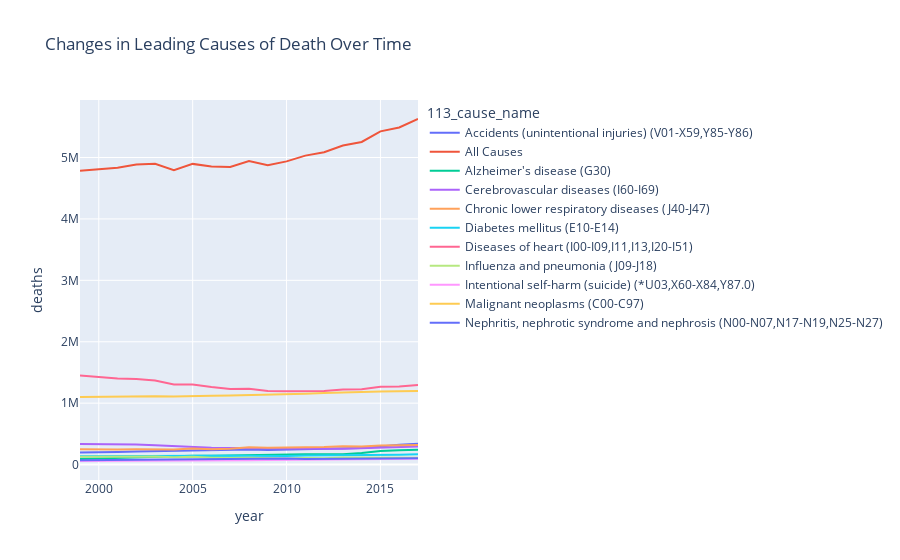

Notebook code for this chart:
### Markdown cell above
9. Shifts in Leading Causes of Death Over Time

### Code cell
top_causes_by_year = df.groupby(["year", "113_cause_name"])["deaths"].sum().reset_index()
fig = px.line(top_causes_by_year, x="year", y="deaths", color="113_cause_name",
              title="Changes in Leading Causes of Death Over Time")
fig.show()

### Figure 1 — Plotly figure (JSON) as saved in the notebook; plotly's stock layout.template omitted (floating-point values rounded to 4 significant figures)
{"data": [{"hovertemplate": "113_cause_name=Accidents (unintentional injuries) (V01-X59,Y85-Y86)<br>year=%{x}<br>deaths=%{y}<extra></extra>", "legendgroup": "Accidents (unintentional injuries) (V01-X59,Y85-Y86)", "line": {"color": "#636efa", "dash": "solid"}, "marker": {"symbol": "circle"}, "mode": "lines", "name": "Accidents (unintentional injuries) (V01-X59,Y85-Y86)", "orientation": "v", "showlegend": true, "type": "scatter", "x": [1999, 2000, 2001, 2002, 2003, 2004, 2005, 2006, 2007, 2008, 2009, 2010, 2011, 2012, 2013, 2014, 2015, 2016, 2017], "xaxis": "x", "y": [195720, 195800, 203074, 213484, 218554, 224024, 235618, 243198, 247412, 243804, 236042, 241718, 252876, 255584, 261114, 271856, 293142, 322748, 339872], "yaxis": "y"}, {"hovertemplate": "113_cause_name=All Causes<br>year=%{x}<br>deaths=%{y}<extra></extra>", "legendgroup": "All Causes", "line": {"color": "#EF553B", "dash": "solid"}, "marker": {"symbol": "circle"}, "mode": "lines", "name": "All Causes", "orientation": "v", "showlegend": true, "type": "scatter", "x": [1999, 2000, 2001, 2002, 2003, 2004, 2005, 2006, 2007, 2008, 2009, 2010, 2011, 2012, 2013, 2014, 2015, 2016, 2017], "xaxis": "x", "y": [4782798, 4806702, 4832850, 4886774, 4896576, 4795230, 4896034, 4852528, 4847424, 4943968, 4874326, 4936870, 5030916, 5086558, 5193986, 5252836, 5425260, 5488496, 5627006], "yaxis": "y"}, {"hovertemplate": "113_cause_name=Alzheimer's disease (G30)<br>year=%{x}<br>deaths=%{y}<extra></extra>", "legendgroup": "Alzheimer's disease (G30)", "line": {"color": "#00cc96", "dash": "solid"}, "marker": {"symbol": "circle"}, "mode": "lines", "name": "Alzheimer's disease (G30)", "orientation": "v", "showlegend": true, "type": "scatter", "x": [1999, 2000, 2001, 2002, 2003, 2004, 2005, 2006, 2007, 2008, 2009, 2010, 2011, 2012, 2013, 2014, 2015, 2016, 2017], "xaxis": "x", "y": [89072, 99116, 107704, 117732, 126914, 131930, 143198, 144864, 149264, 164870, 158006, 166988, 169948, 167274, 169534, 187082, 221122, 232206, 242808], "yaxis": "y"}, {"hovertemplate": "113_cause_name=Cerebrovascular diseases (I60-I69)<br>year=%{x}<br>deaths=%{y}<extra></extra>", "legendgroup": "Cerebrovascular diseases (I60-I69)", "line": {"color": "#ab63fa", "dash": "solid"}, "marker": {"symbol": "circle"}, "mode": "lines", "name": "Cerebrovascular diseases (I60-I69)", "orientation": "v", "showlegend": true, "type": "scatter", "x": [1999, 2000, 2001, 2002, 2003, 2004, 2005, 2006, 2007, 2008, 2009, 2010, 2011, 2012, 2013, 2014, 2015, 2016, 2017], "xaxis": "x", "y": [334732, 335322, 327076, 325344, 315378, 300148, 287158, 274238, 271904, 268296, 257684, 258952, 257864, 257092, 257956, 266206, 280646, 284284, 292766], "yaxis": "y"}, {"hovertemplate": "113_cause_name=Chronic lower respiratory diseases (J40-J47)<br>year=%{x}<br>deaths=%{y}<extra></extra>", "legendgroup": "Chronic lower respiratory diseases (J40-J47)", "line": {"color": "#FFA15A", "dash": "solid"}, "marker": {"symbol": "circle"}, "mode": "lines", "name": "Chronic lower respiratory diseases (J40-J47)", "orientation": "v", "showlegend": true, "type": "scatter", "x": [1999, 2000, 2001, 2002, 2003, 2004, 2005, 2006, 2007, 2008, 2009, 2010, 2011, 2012, 2013, 2014, 2015, 2016, 2017], "xaxis": "x", "y": [248362, 244018, 246026, 249632, 252764, 243974, 261866, 249166, 255848, 282180, 274706, 276160, 285886, 286978, 298410, 294202, 310082, 309192, 320402], "yaxis": "y"}, {"hovertemplate": "113_cause_name=Diabetes mellitus (E10-E14)<br>year=%{x}<br>deaths=%{y}<extra></extra>", "legendgroup": "Diabetes mellitus (E10-E14)", "line": {"color": "#19d3f3", "dash": "solid"}, "marker": {"symbol": "circle"}, "mode": "lines", "name": "Diabetes mellitus (E10-E14)", "orientation": "v", "showlegend": true, "type": "scatter", "x": [1999, 2000, 2001, 2002, 2003, 2004, 2005, 2006, 2007, 2008, 2009, 2010, 2011, 2012, 2013, 2014, 2015, 2016, 2017], "xaxis": "x", "y": [136798, 138602, 142744, 146498, 148438, 146276, 150238, 144898, 142764, 141106, 137410, 138142, 147662, 147864, 151156, 152976, 159070, 160116, 167128], "yaxis": "y"}, {"hovertemplate": "113_cause_name=Diseases of heart (I00-I09,I11,I13,I20-I51)<br>year=%{x}<br>deaths=%{y}<extra></extra>", "legendgroup": "Diseases of heart (I00-I09,I11,I13,I20-I51)", "line": {"color": "#FF6692", "dash": "solid"}, "marker": {"symbol": "circle"}, "mode": "lines", "name": "Diseases of heart (I00-I09,I11,I13,I20-I51)", "orientation": "v", "showlegend": true, "type": "scatter", "x": [1999, 2000, 2001, 2002, 2003, 2004, 2005, 2006, 2007, 2008, 2009, 2010, 2011, 2012, 2013, 2014, 2015, 2016, 2017], "xaxis": "x", "y": [1450384, 1421520, 1400284, 1393894, 1370178, 1304972, 1304182, 1263272, 1232134, 1233656, 1198826, 1195378, 1193154, 1199422, 1222210, 1228696, 1267684, 1270520, 1294914], "yaxis": "y"}, {"hovertemplate": "113_cause_name=Influenza and pneumonia (J09-J18)<br>year=%{x}<br>deaths=%{y}<extra></extra>", "legendgroup": "Influenza and pneumonia (J09-J18)", "line": {"color": "#B6E880", "dash": "solid"}, "marker": {"symbol": "circle"}, "mode": "lines", "name": "Influenza and pneumonia (J09-J18)", "orientation": "v", "showlegend": true, "type": "scatter", "x": [1999, 2000, 2001, 2002, 2003, 2004, 2005, 2006, 2007, 2008, 2009, 2010, 2011, 2012, 2013, 2014, 2015, 2016, 2017], "xaxis": "x", "y": [127460, 130626, 124068, 131362, 130326, 119328, 126002, 112652, 105434, 112568, 107384, 100194, 107652, 101272, 113958, 110454, 114124, 103074, 111344], "yaxis": "y"}, {"hovertemplate": "113_cause_name=Intentional self-harm (suicide) (*U03,X60-X84,Y87.0)<br>year=%{x}<br>deaths=%{y}<extra></extra>", "legendgroup": "Intentional self-harm (suicide) (*U03,X60-X84,Y87.0)", "line": {"color": "#FF97FF", "dash": "solid"}, "marker": {"symbol": "circle"}, "mode": "lines", "name": "Intentional self-harm (suicide) (*U03,X60-X84,Y87.0)", "orientation": "v", "showlegend": true, "type": "scatter", "x": [1999, 2000, 2001, 2002, 2003, 2004, 2005, 2006, 2007, 2008, 2009, 2010, 2011, 2012, 2013, 2014, 2015, 2016, 2017], "xaxis": "x", "y": [58398, 58700, 61244, 63310, 62968, 64878, 65274, 66600, 69196, 72070, 73818, 76728, 79036, 81200, 82298, 85652, 88386, 89930, 94346], "yaxis": "y"}, {"hovertemplate": "113_cause_name=Malignant neoplasms (C00-C97)<br>year=%{x}<br>deaths=%{y}<extra></extra>", "legendgroup": "Malignant neoplasms (C00-C97)", "line": {"color": "#FECB52", "dash": "solid"}, "marker": {"symbol": "circle"}, "mode": "lines", "name": "Malignant neoplasms (C00-C97)", "orientation": "v", "showlegend": true, "type": "scatter", "x": [1999, 2000, 2001, 2002, 2003, 2004, 2005, 2006, 2007, 2008, 2009, 2010, 2011, 2012, 2013, 2014, 2015, 2016, 2017], "xaxis": "x", "y": [1099676, 1106182, 1107536, 1114542, 1113804, 1107776, 1118624, 1119776, 1125750, 1130938, 1135256, 1149486, 1153382, 1165246, 1169762, 1183400, 1191860, 1196076, 1198216], "yaxis": "y"}, {"hovertemplate": "113_cause_name=Nephritis, nephrotic syndrome and nephrosis (N00-N07,N17-N19,N25-N27)<br>year=%{x}<br>deaths=%{y}<extra></extra>", "legendgroup": "Nephritis, nephrotic syndrome and nephrosis (N00-N07,N17-N19,N25-N27)", "line": {"color": "#636efa", "dash": "solid"}, "marker": {"symbol": "circle"}, "mode": "lines", "name": "Nephritis, nephrotic syndrome and nephrosis (N00-N07,N17-N19,N25-N27)", "orientation": "v", "showlegend": true, "type": "scatter", "x": [1999, 2000, 2001, 2002, 2003, 2004, 2005, 2006, 2007, 2008, 2009, 2010, 2011, 2012, 2013, 2014, 2015, 2016, 2017], "xaxis": "x", "y": [71050, 74502, 78960, 81948, 84906, 84960, 87802, 90688, 92896, 96474, 97870, 100952, 91182, 91244, 94224, 96292, 99918, 100092, 101266], "yaxis": "y"}], "layout": {"legend": {"title": {"text": "113_cause_name"}, "tracegroupgap": 0}, "title": {"text": "Changes in Leading Causes of Death Over Time"}, "xaxis": {"anchor": "y", "domain": [0, 1], "title": {"text": "year"}}, "yaxis": {"anchor": "x", "domain": [0, 1], "title": {"text": "deaths"}}}}
